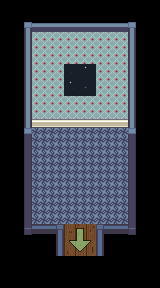

A level layout from a 2D game, rendered from its tile map. Below: a short description, then the map file with its tile-grid data intact:
An orthogonal 5x9 tile map with 32x32 px tiles, 5 tile layers (bg, ground shadows & details, mid, shadows, ...), 1 hidden layer not drawn, 6 tilesets and 7 objects (exit).

<map version="1.11" tiledversion="1.11.2" orientation="orthogonal" renderorder="right-down" width="5" height="9" tilewidth="32" tileheight="32" infinite="0" nextlayerid="10" nextobjectid="40">
 <tileset firstgid="1" source="../../Assorted_LPC/lpc-walls/walls.tsx" />
 <tileset firstgid="6145" source="../../Assorted_LPC/lpc-floors/floors.tsx" />
 <tileset firstgid="8193" source="../../[A]LightShadow_pipo.tsx" />
 <tileset firstgid="8281" source="../../custom_tilesets/[Lightship]Whaleship.tsx" />
 <tileset firstgid="12691" source="../../Assorted_LPC/wooden_stairs/[LPC]WoodenStairs.tsx" />
 <tileset firstgid="14287" source="../../custom_tilesets/[A]BouncingArrows.tsx" />
 <layer id="1" name="bg" width="5" height="9">
  <data encoding="csv">
8479,8482,8482,8482,8478,
8434,3206,3206,3206,8432,
8434,3270,9016,3270,8432,
8434,3334,3334,3334,8432,
8339,6899,6899,6899,8290,
8438,6899,6899,6899,8436,
8438,6899,6899,6899,8436,
8289,8397,7401,8395,8338,
8433,8433,8433,8433,8433
</data>
 </layer>
 <layer id="4" name="ground shadows &amp; details" width="5" height="9">
  <data encoding="csv">
0,0,0,0,0,
0,0,0,0,0,
0,0,0,0,0,
0,0,0,0,0,
0,0,0,0,0,
0,0,0,0,0,
0,0,0,0,0,
0,0,0,0,0,
0,0,0,0,0
</data>
 </layer>
 <layer id="6" name="mid" width="5" height="9">
  <properties>
   <property name="z" type="int" value="0" />
  </properties>
  <data encoding="csv">
0,0,0,0,0,
0,0,0,0,0,
0,0,0,0,0,
0,0,0,0,0,
0,0,0,0,0,
0,0,0,0,0,
0,0,0,0,0,
0,0,0,0,0,
0,0,0,0,0
</data>
 </layer>
 <layer id="7" name="shadows" width="5" height="9">
  <properties>
   <property name="z" type="int" value="0" />
  </properties>
  <data encoding="csv">
0,0,0,0,0,
0,0,0,0,0,
0,0,0,0,0,
0,0,0,0,0,
0,0,0,0,0,
0,0,0,0,0,
0,0,0,0,0,
0,0,0,0,0,
0,0,0,0,0
</data>
 </layer>
 <layer id="5" name="foreground" width="5" height="9">
  <properties>
   <property name="z" type="int" value="3" />
  </properties>
  <data encoding="csv">
0,0,0,0,0,
0,0,0,0,0,
0,0,0,0,0,
0,0,0,0,0,
0,0,0,0,0,
0,0,0,0,0,
0,0,0,0,0,
0,0,14297,0,0,
0,0,0,0,0
</data>
 </layer>
 <objectgroup id="9" name="Object Layer 1">
  <object id="5" x="32" y="96" width="96" height="32">
   <properties>
    <property name="collision" type="bool" value="true" />
   </properties>
  </object>
  <object id="30" name="exit" x="64" y="240" width="32" height="32">
   <properties>
    <property name="dest" value="brightside-f2-hallway" />
    <property name="destPoint" value="exit-nw" />
    <property name="dir" value="u" />
   </properties>
  </object>
  <object id="31" x="0" y="128" width="32" height="96">
   <properties>
    <property name="collision" type="bool" value="true" />
   </properties>
  </object>
  <object id="34" x="96" y="224" width="64" height="64">
   <properties>
    <property name="collision" type="bool" value="true" />
   </properties>
  </object>
  <object id="35" x="0" y="224" width="64" height="64">
   <properties>
    <property name="collision" type="bool" value="true" />
   </properties>
  </object>
  <object id="38" x="128" y="128" width="32" height="96">
   <properties>
    <property name="collision" type="bool" value="true" />
   </properties>
  </object>
  <object id="39" x="64" y="272" width="32" height="16">
   <properties>
    <property name="collision" type="bool" value="true" />
   </properties>
  </object>
 </objectgroup>
 <imagelayer id="2" name="ref" visible="0" opacity="0.5" offsetx="-128" offsety="32">
  <image source="../../vtt-maps/whaleship-blank-f2.webp" width="1568" height="384" />
 </imagelayer>
</map>
